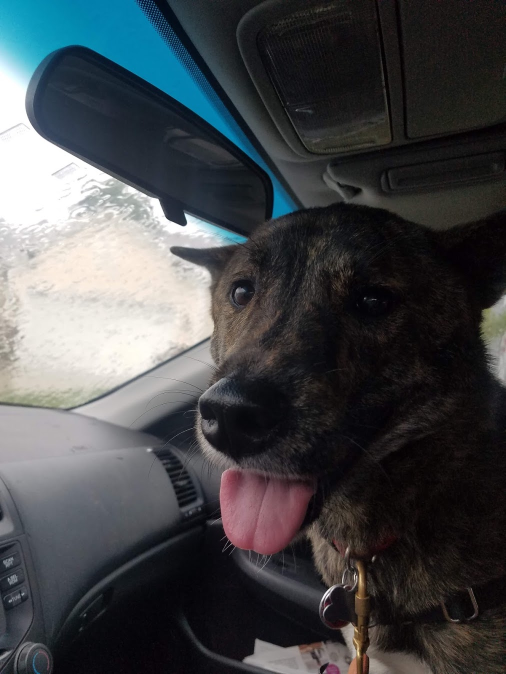
#> input picture python_scripts/images_playground/Images/jt.jpg, 1011 x 1348 px (shown at 1/2 size)
$ python images2.py
#> lines starting #> are read from the running program, lines starting #| are printed output that depends on the picture
from PIL import Image, ImageFilter, ImageGrab

img = Image.open('./Images/jt.jpg')
#> img is the input picture: PIL image 1011x1348 RGB; mean R, G, B 68.7, 71.7, 74.6

# img = Image.close()

# img.show()

img.thumbnail((300, 100))
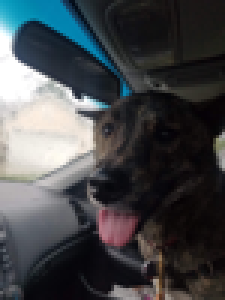
#> img: PIL image 75x100 RGB (shown 3 times larger); mean R, G, B 68.7, 71.7, 74.6

# img.save('thumbnail.jpg')

#> (the run stopped early here; a loop or call above may not have finished)

$ run again, with python_scripts/images_playground/Images/kylie.jpg copied over python_scripts/images_playground/Images/jt.jpg
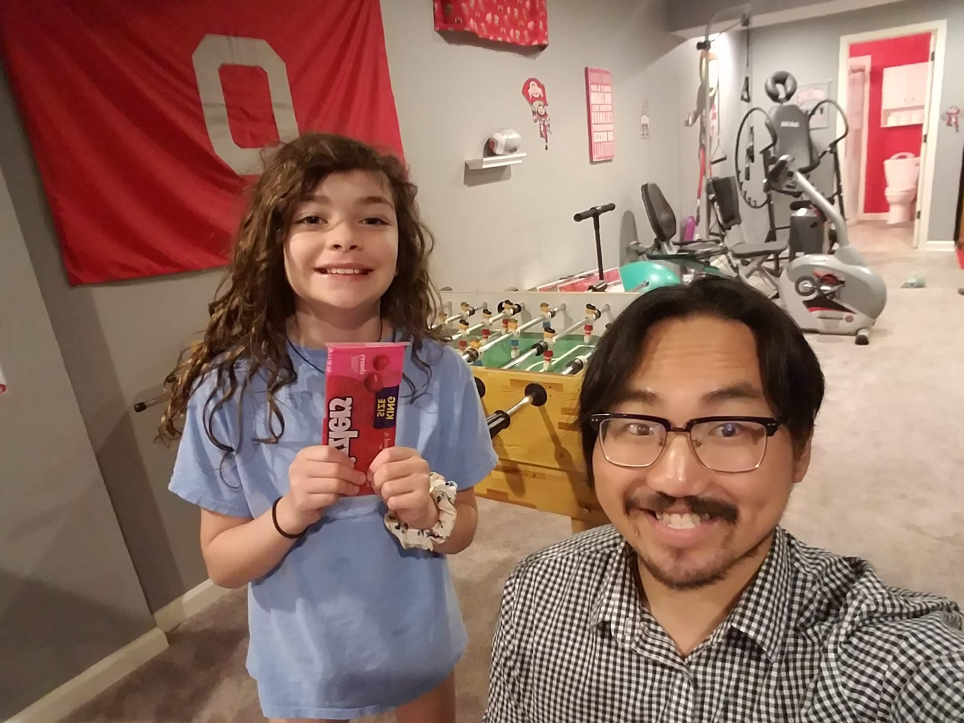
#> input picture python_scripts/images_playground/Images/kylie.jpg, 1928 x 1446 px (shown at 1/2 size)
#> img is the input picture: PIL image 1928x1446 RGB; mean R, G, B 145, 112.4, 100.7
#> `img.thumbnail((300, 100))`:
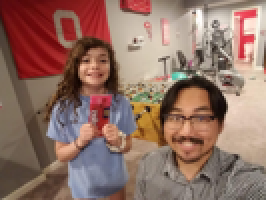
#> img: PIL image 133x100 RGB (shown 2 times larger); mean R, G, B 144.9, 112.4, 100.7

$ run again, with python_scripts/images_playground/Images/luau.jpg copied over python_scripts/images_playground/Images/jt.jpg
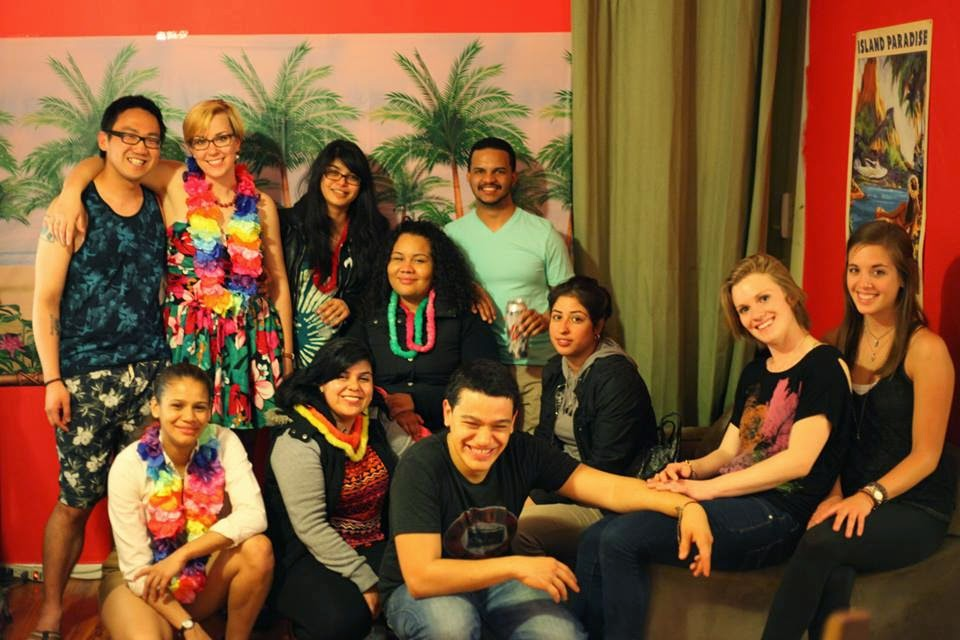
#> input picture python_scripts/images_playground/Images/luau.jpg, 960 x 640 px
#> img is the input picture: PIL image 960x640 RGB; mean R, G, B 124.2, 84.5, 49.9
#> `img.thumbnail((300, 100))`:
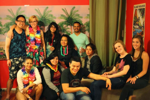
#> img: PIL image 150x100 RGB; mean R, G, B 124.1, 84.4, 49.8
